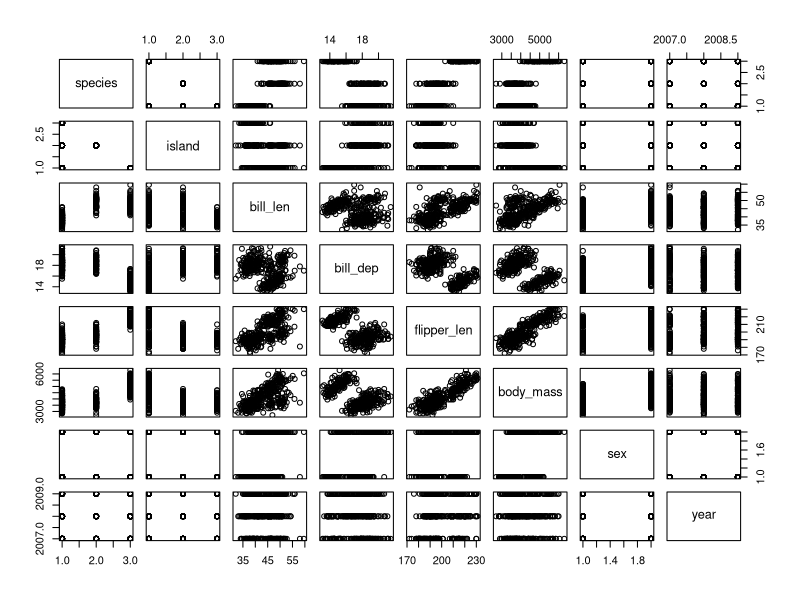
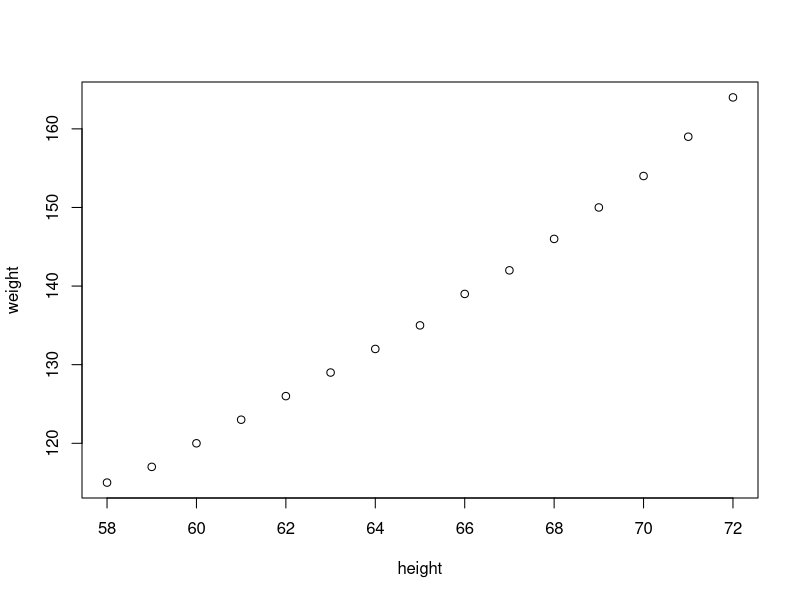

The R source for these figures, in order:
## ---- chunk 1
plot(penguins)
## ---- chunk 2
plot(women)
